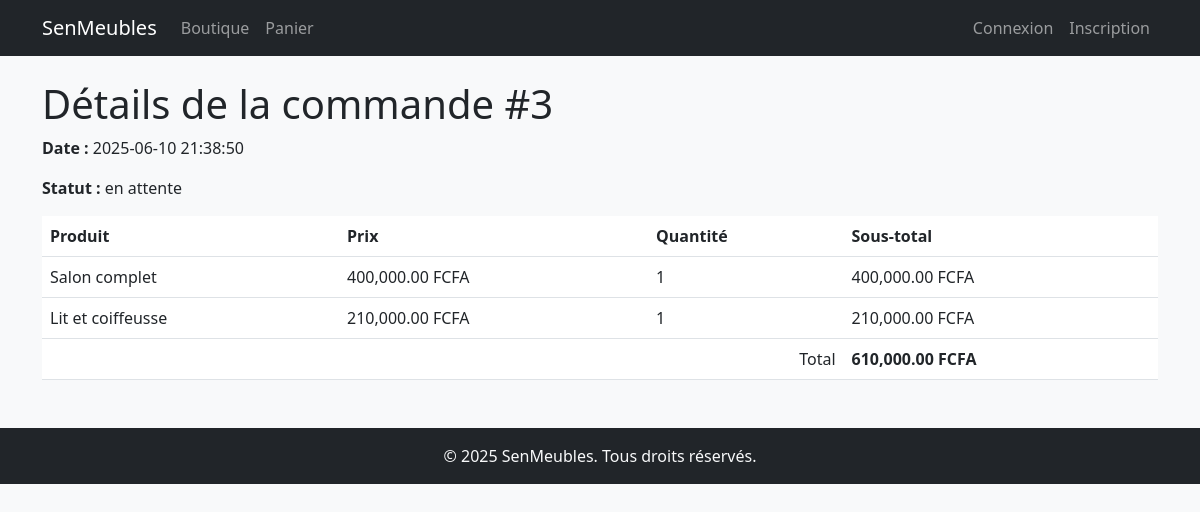
The page /commande_details.php?id=3 on the database its author committed.
### tables this page shows
CREATE TABLE `commandes` (
  `id` int(11) NOT NULL,
  `id_utilisateur` int(11) NOT NULL,
  `date_commande` datetime NOT NULL,
  `statut` varchar(50) NOT NULL
);

CREATE TABLE `commande_produits` (
  `id_commande` int(11) NOT NULL,
  `id_produit` int(11) NOT NULL,
  `quantité` int(11) NOT NULL
);

CREATE TABLE `produits` (
  `id` int(11) NOT NULL,
  `nom` varchar(100) NOT NULL,
  `description` text NOT NULL,
  `prix` decimal(10,2) NOT NULL,
  `image_url` varchar(255) NOT NULL
);

### commande_details.php (the view, shortened to what this page needs)
<?php
include 'config.php'; include 'header.php';
$id_commande = (int)$_GET['id'];
$stmt = $pdo->prepare("SELECT * FROM commandes WHERE id = ?");
$stmt->execute([$id_commande]);
$commande = $stmt->fetch();
$stmt = $pdo->prepare("SELECT p.nom, p.prix, cp.quantité FROM commande_produits cp
    JOIN produits p ON cp.id_produit = p.id WHERE cp.id_commande = ?");
$stmt->execute([$id_commande]);
$produits = $stmt->fetchAll();
?>
<h1>Détails de la commande #<?= $id_commande ?></h1>
<p><strong>Date :</strong> <?= htmlspecialchars($commande['date_commande']) ?></p>
<p><strong>Statut :</strong> <?= htmlspecialchars($commande['statut']) ?></p>
<table class="table">
    <thead>
        <tr><th>Produit</th><th>Prix</th><th>Quantité</th><th>Sous-total</th></tr>
    </thead>
    <tbody>
        <?php $total = 0;
        foreach ($produits as $p):
            $st = $p['prix'] * $p['quantité']; $total += $st;
        ?>
        <tr>
            <td><?= htmlspecialchars($p['nom']) ?></td>
            <td><?= number_format($p['prix'], 2) ?> FCFA</td>
            <td><?= $p['quantité'] ?></td>
            <td><?= number_format($st, 2) ?> FCFA</td>
        </tr>
        <?php endforeach; ?>
        <tr>
            <td colspan="3" class="text-end">Total</td>
            <td><strong><?= number_format($total, 2) ?> FCFA</strong></td>
        </tr>
    </tbody>
</table>
<?php include 'footer.php'; ?>

### assets/css/style.css (style rules this page uses)
body { background: #f8f9fa; }

### rows shown on the page
commandes: date_commande "2025-06-10 21:38:50", statut "en attente"
commande_produits: id_produit.nom "Salon complet", id_produit.prix "400,000.00", quantité "1", st "400,000.00"
commande_produits: id_produit.nom "Lit et coiffeusse", id_produit.prix "210,000.00", quantité "1", st "210,000.00"

### other values the page prints
$id_commande "3"
$total "610,000.00"
